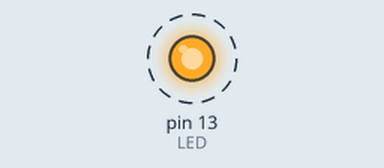
Simulated run of this sketch. Board: Arduino Uno, built with avr-gcc and run on an emulated ATmega328P. Shown: output pins drawn as LEDs (lit = HIGH). Dashed ring = blinking.

Above: at 0.2 s.
Timing chart, 0 to 4.6 s (numbered marks = the images above):
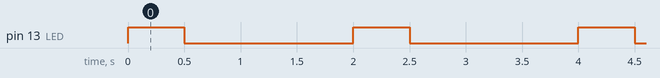

The sketch:

PruebaLED.ino
```cpp
int LED = 13;
char posicion;

void setup() {

     pinMode(LED, OUTPUT);
     Serial.begin(9600);

}


void loop() {


    {

      digitalWrite(LED, HIGH);
      delay(500);
      digitalWrite(LED, LOW);
      delay(1500);
     }


     }
```

Measured:
- by itself, pin 13 (LED): alternates HIGH for 0.50 s and LOW for 1.5 s
